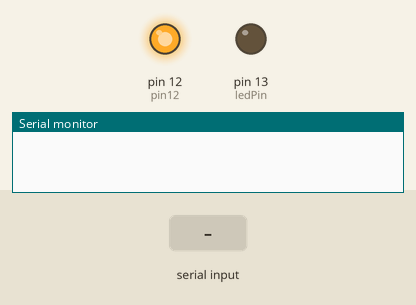
The sketch below on a simulated Arduino Uno, built with avr-gcc and run on an emulated ATmega328P. Shown: output pins drawn as LEDs (lit = HIGH), the last lines printed to the serial monitor. The test bench sets the inputs (shaded band).

Above: at 1.2 s.
1.3 s: "1" received over Serial
At 2.1 s:
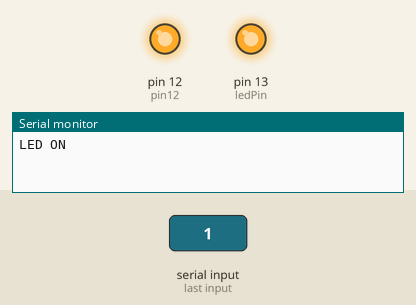
2.8 s: "0" received over Serial
At 3.2 s:
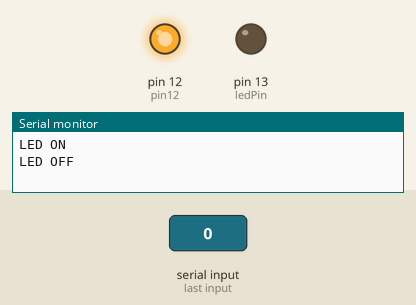
Timing chart, 0 to 5.8 s (numbered marks = the images above; inputs shaded):
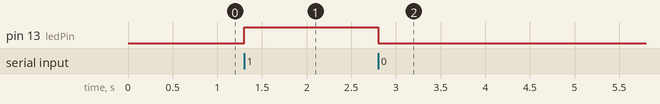

Measured:
- after the input at 1.3 s, pin 13 (ledPin): LOW → HIGH at once
- after the input at 2.8 s, pin 13 (ledPin): HIGH → LOW at once

The sketch:

arduinofile.ino
```cpp
int ledPin = 13; // The pin where your LED is connected
int pin12 = 12;   // Pin 12 will be set high

void setup() {
  pinMode(ledPin, OUTPUT);  // Set LED pin as output
  pinMode(pin12, OUTPUT);   // Set pin 12 as output

  digitalWrite(pin12, HIGH);  // Set pin 12 high (it stays high)
  Serial.begin(9600);        // Initialize serial communication
}

void loop() {
  if (Serial.available()) {
    char command = Serial.read();  // Read the incoming command from Python

    if (command == '1') {
      digitalWrite(ledPin, HIGH);  // Turn the LED on
      Serial.println("LED ON");
    } else if (command == '0') {
      digitalWrite(ledPin, LOW);   // Turn the LED off
      Serial.println("LED OFF");
    }
  }
}
```
